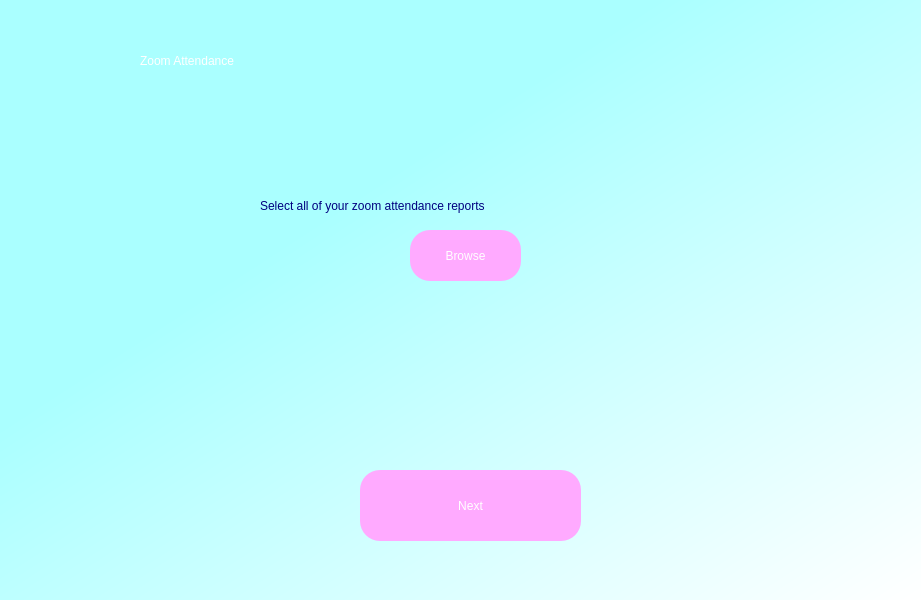
<?xml version="1.0" encoding="UTF-8"?>
<ui version="4.0">
 <class>Dialog</class>
 <widget class="QDialog" name="Dialog">
  <property name="geometry">
   <rect>
    <x>0</x>
    <y>0</y>
    <width>921</width>
    <height>600</height>
   </rect>
  </property>
  <property name="windowTitle">
   <string>Dialog</string>
  </property>
  <widget class="QWidget" name="widget" native="true">
   <property name="geometry">
    <rect>
     <x>0</x>
     <y>0</y>
     <width>921</width>
     <height>600</height>
    </rect>
   </property>
   <property name="styleSheet">
    <string notr="true">QWidget#widget{
background-color:qlineargradient(spread:pad, x1:0, y1:0, x2:1, y2:1, stop:0.357955 rgba(170, 255, 255, 255), stop:1 rgba(255, 255, 255, 255))}</string>
   </property>
   <widget class="QLabel" name="label_2">
    <property name="geometry">
     <rect>
      <x>140</x>
      <y>0</y>
      <width>651</width>
      <height>121</height>
     </rect>
    </property>
    <property name="styleSheet">
     <string notr="true">color: rgb(255, 255, 255);
font: 75 60pt &quot;Malgun Gothic&quot;;</string>
    </property>
    <property name="text">
     <string>Zoom Attendance</string>
    </property>
   </widget>
   <widget class="QPushButton" name="next_button_2">
    <property name="geometry">
     <rect>
      <x>360</x>
      <y>470</y>
      <width>221</width>
      <height>71</height>
     </rect>
    </property>
    <property name="styleSheet">
     <string notr="true">border-radius: 20px;
font: 75 30pt &quot;Malgun Gothic&quot;;
color: white;
background-color: rgb(255, 170, 255);</string>
    </property>
    <property name="text">
     <string>Next</string>
    </property>
   </widget>
   <widget class="QLabel" name="label_3">
    <property name="geometry">
     <rect>
      <x>260</x>
      <y>190</y>
      <width>411</width>
      <height>31</height>
     </rect>
    </property>
    <property name="styleSheet">
     <string notr="true">color: rgb(0, 0, 127);
font: 16pt &quot;Rockwell&quot;;</string>
    </property>
    <property name="text">
     <string>Select all of your zoom attendance reports</string>
    </property>
   </widget>
   <widget class="QPushButton" name="browse_button">
    <property name="geometry">
     <rect>
      <x>410</x>
      <y>230</y>
      <width>111</width>
      <height>51</height>
     </rect>
    </property>
    <property name="styleSheet">
     <string notr="true">border-radius: 20px;
font: 75 12pt &quot;Malgun Gothic&quot;;
color: white;
background-color: rgb(255, 170, 255);</string>
    </property>
    <property name="text">
     <string>Browse</string>
    </property>
   </widget>
   <widget class="QLabel" name="error_2">
    <property name="geometry">
     <rect>
      <x>400</x>
      <y>290</y>
      <width>161</width>
      <height>16</height>
     </rect>
    </property>
    <property name="styleSheet">
     <string notr="true">font: 10pt &quot;MS Shell Dlg 2&quot;;
color: rgb(255, 0, 0);</string>
    </property>
    <property name="text">
     <string/>
    </property>
   </widget>
  </widget>
 </widget>
 <resources/>
 <connections/>
</ui>
